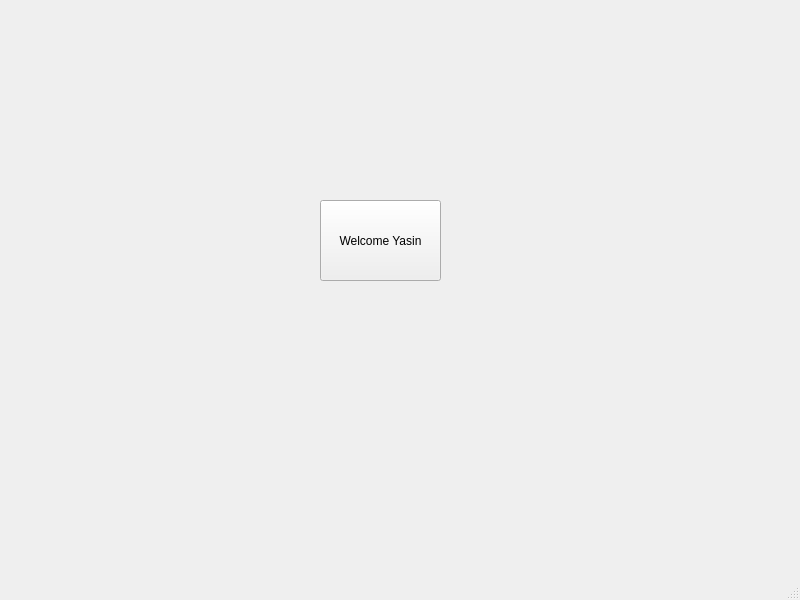
<?xml version="1.0" encoding="UTF-8"?>
<ui version="4.0">
 <class>MainWindow</class>
 <widget class="QMainWindow" name="MainWindow">
  <property name="geometry">
   <rect>
    <x>0</x>
    <y>0</y>
    <width>800</width>
    <height>600</height>
   </rect>
  </property>
  <property name="windowTitle">
   <string>MainWindow</string>
  </property>
  <widget class="QWidget" name="centralwidget">
   <widget class="QPushButton" name="pushButton">
    <property name="geometry">
     <rect>
      <x>320</x>
      <y>200</y>
      <width>121</width>
      <height>81</height>
     </rect>
    </property>
    <property name="text">
     <string>Welcome Yasin</string>
    </property>
   </widget>
  </widget>
  <widget class="QMenuBar" name="menubar">
   <property name="geometry">
    <rect>
     <x>0</x>
     <y>0</y>
     <width>800</width>
     <height>22</height>
    </rect>
   </property>
  </widget>
  <widget class="QStatusBar" name="statusbar"/>
 </widget>
 <resources/>
 <connections/>
</ui>
